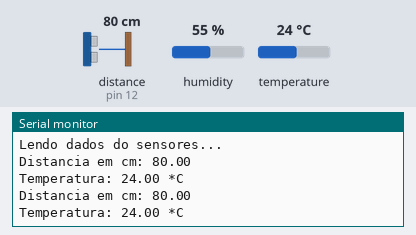
A sketch run on a simulated Arduino Uno, built with avr-gcc and run on an emulated ATmega328P. Shown: the last lines printed to the serial monitor. Inputs (shaded band) come from the test bench; at power-on: distance to the obstacle (sensor on pin 12) 80 cm, temperature 24 °C, humidity 55 %. The echo pulse lasts 58.3 µs per cm.

Above: at 3.8 s.
3.9 s: distance to the obstacle (sensor on pin 12) set to 2 cm
At 6.5 s:
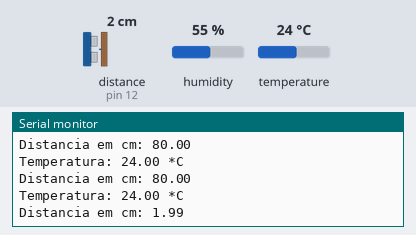
7.8 s: temperature set to 12 °C
At 10.0 s:
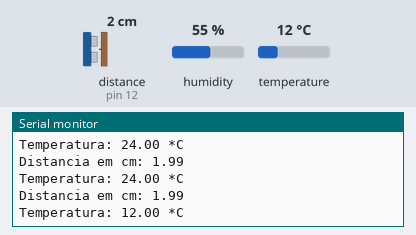
11.7 s: distance to the obstacle (sensor on pin 12) set to 4 cm
At 13.2 s:
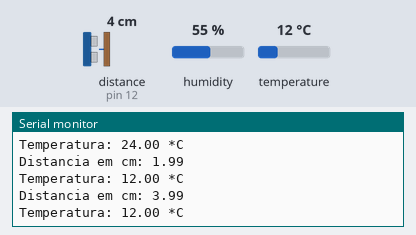
15.6 s: temperature set to 19 °C
At 16.5 s:
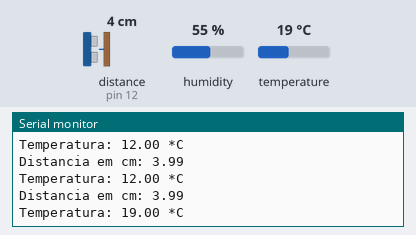
Timing chart, 0 to 18.6 s (numbered marks = the images above; inputs shaded):
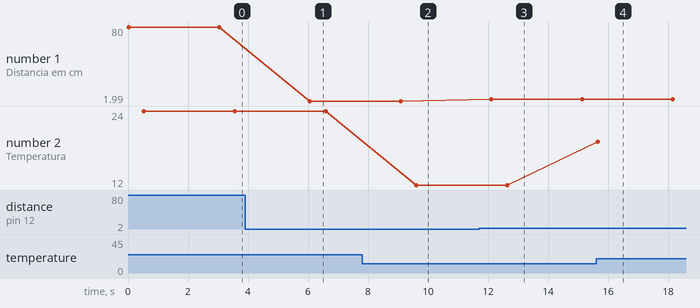

The sketch:

coronga-finder--V1.0.ino
```cpp
//bibioteca sensor temperatura e umidade
#include "DHT.h"
//bibioteca sensor distancia
#include <Ultrasonic.h>

#define DHTPIN 14 // pino que estamos conectado
#define DHTTYPE DHT11 // DHT 11

//pinos sensor distancia
#define pino_trigger 13
#define pino_echo 12

//Cria objeto do sensor de distancia
Ultrasonic ultrasonic(pino_trigger, pino_echo);

//Cria objeto do sensor de temperatura e umidade
DHT dht(DHTPIN, DHTTYPE);

//variaveis a serem obtidas, leitura
float dist, temp;
long microsec;

float lerDistancia () {
  return ultrasonic.convert(microsec, Ultrasonic::CM);
}

float lerTemp () {
  return dht.readTemperature();
}

void printaDist () {
  Serial.print("Distancia em cm: ");
  Serial.println(dist);
}

void printTemp () {
  Serial.print("Temperatura: ");
  Serial.print(temp);
  Serial.println(" *C");
}

void setup() {
  Serial.begin(9600);
  Serial.println("Lendo dados do sensores...");
  dht.begin();
}

void loop() {
  microsec = ultrasonic.timing();
  dist = lerDistancia();
  printaDist();
  delay(500);

  temp = lerTemp();
  if (isnan(temp)) {
    Serial.println("Failed to read from DHT");
  }
  else {
    printTemp();
  }
  //Serial.println("Esperando");
  delay(2500);
}
```

Measured:
- after the input at 3.9 s, the serial monitor: prints a new line after 2.2 s (image 1)
- after the input at 7.8 s, the serial monitor: prints a new line after 1.8 s (image 2)
- after the input at 11.7 s, the serial monitor: prints a new line after 0.41 s (image 3)
- after the input at 15.6 s, the serial monitor: prints a new line after 0.06 s (image 4)
- plotted number 1: 80 → 1.99 after the input at 3.9 s, 1.99 → 3.99 after the input at 11.7 s
- plotted number 2: 24 → 12 after the input at 7.8 s, 12 → 19 after the input at 15.6 s
